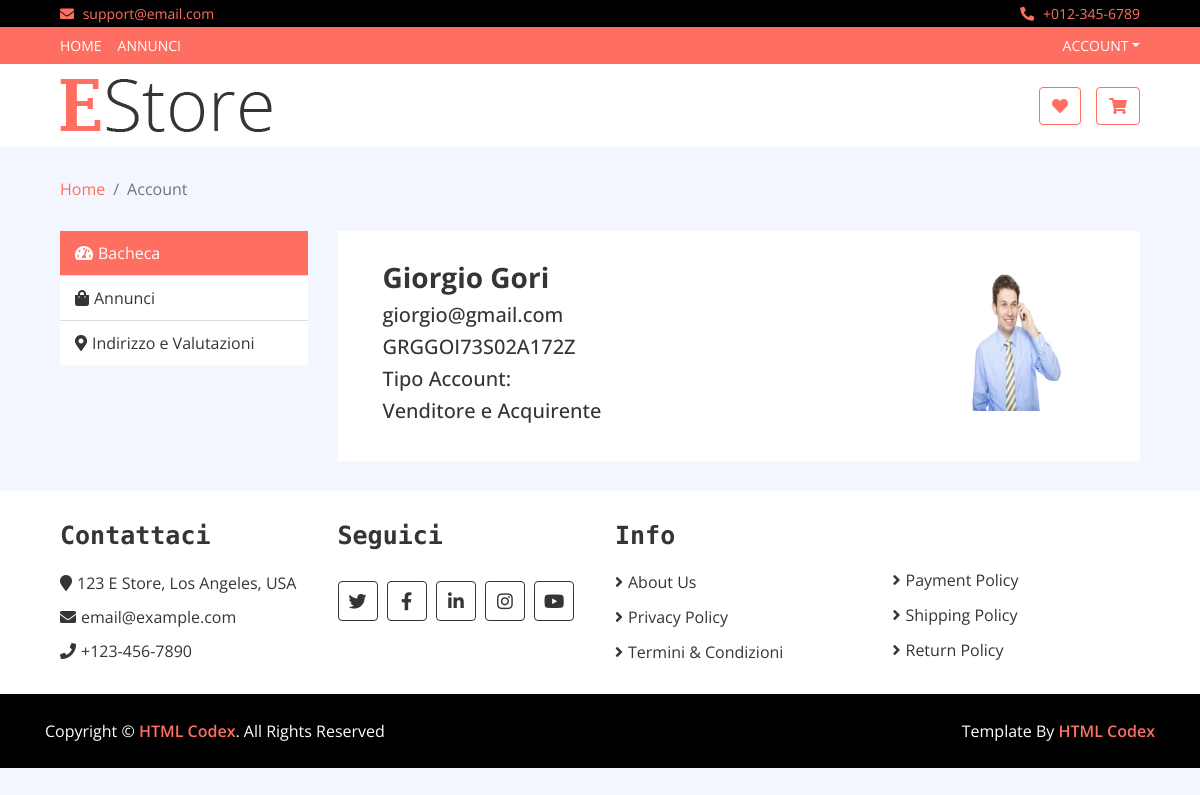
The page /my-account.php?cf=GRGGOI73S02A172Z on the database its author committed.
### tables this page shows
CREATE TABLE `utente` (
  `CF` varchar(16) NOT NULL,
  `Email` varchar(50) NOT NULL,
  `Tipo` enum('Venditore','Acquirente','Venditore e Acquirente','') NOT NULL,
  `Nome` varchar(50) NOT NULL,
  `Cognome` varchar(50) NOT NULL,
  `Immagine` varchar(500) NOT NULL,
  `Eliminato` tinyint(1) NOT NULL,
  `Via` varchar(100) NOT NULL,
  `Città` varchar(100) NOT NULL,
  `Prov` varchar(100) NOT NULL,
  `Reg` varchar(100) NOT NULL,
  `Password` varchar(128) NOT NULL
);

### backend/account-query.inc.php (called while the page is built, shortened)
<?php
  if (isset($_GET["cf"])) {
      $cf=$_GET["cf"];
  } else {
      $cf= $_SESSION["CF"];
  }
    require_once 'dbh.inc.php';
    if (isset($_POST["modprof"]) || isset($_POST["modpwd"]) || isset($_POST["delete"])) {
        require_once '../functions/functions-account-query.inc.php';
    } else {
        require_once 'functions/functions-account-query.inc.php';
    }
    $utente = fetchInfo($conn, $cf);

### functions/functions-account-query.inc.php (called while the page is built, shortened)
<?php
function fetchInfo($conn, $cf)
{
    $sql= "SELECT * FROM utente WHERE CF= ? ;";
    $stmt= mysqli_stmt_init($conn);
    if (!mysqli_stmt_prepare($stmt, $sql)) {
        exit();
    }
    mysqli_stmt_bind_param($stmt, "s", $cf);
    mysqli_stmt_execute($stmt);
    $dati= mysqli_stmt_get_result($stmt);
    if ($riga= mysqli_fetch_assoc($dati)) {
        return $riga;
    } else {
        $risultato= false;
        return $risultato;
    }
}

### my-account.php (the view, shortened to what this page needs)
<?php
if (isset($_SESSION["CF"]) || isset($_GET["cf"])) {
    include "common/header.php";
    include "backend/account-query.inc.php"; ?>
        <div class="breadcrumb-wrap">
            <div class="container-fluid">
                <ul class="breadcrumb">
                    <li class="breadcrumb-item"><a href="index.php">Home</a></li>
                    <li class="breadcrumb-item active">Account</li>
                </ul>
            </div>
        </div>
        <div class="my-account">
            <div class="container-fluid">
                <div class="row">
                    <div class="col-md-3">
                        <div class="nav flex-column nav-pills" role="tablist" aria-orientation="vertical">
                            <a class="nav-link active" id="dashboard-nav" data-toggle="pill" href="#dashboard-tab" role="tab"><i class="fa fa-tachometer-alt"></i>Bacheca</a>
                            <a class="nav-link" id="orders-nav" data-toggle="pill" href="#orders-tab" role="tab"><i class="fa fa-shopping-bag"></i>Annunci</a>
                            <a class="nav-link" id="address-nav" data-toggle="pill" href="#address-tab" role="tab"><i class="fa fa-map-marker-alt"></i>Indirizzo e Valutazioni</a>
                        </div>
                    </div>
                    <div class="col-md-9">
                        <div class="tab-content">
                            <div class="tab-pane fade show active" id="dashboard-tab" role="tabpanel" aria-labelledby="dashboard-nav">
                                <div class="col-md-12">
                                  <img src="img/<?php echo $utente["Immagine"] ?>" width="150" height="150" style="float: right">
                                  <h3><b><?php echo $utente["Nome"].' ' .$utente["Cognome"] ?></b></h3>
                                </div>
                                <div class="col-md-12" >
                                  <h5><?php echo $utente["Email"] ?></h5>
                                </div>
                                <div class="col-md-12" >
                                  <h5><?php echo $utente["CF"] ?></h5>
                                  <h5>Tipo Account:</h5>
                                  <h5><?php echo $utente["Tipo"] ?></h5>
                                </div>
                            </div>
                        </div>
                    </div>
                </div>
            </div>
        </div>
<?php
  include "common/footer.php";
} else {
    header("location: index.php");
}
?>

### css/style.css (style rules this page uses)
body { color: #353535; font-family: 'Open Sans', sans-serif; font-weight: 400; background: #f3f6ff; }
a { color: #FF6F61; }
@media (min-width: 992px) { .container-fluid { padding-right: 60px; padding-left: 60px; } }
.nav { position: relative; }
@media (min-width: 768px) { .nav, .nav .navbar { background: #FF6F61 !important; } }
.breadcrumb-wrap { position: relative; width: 100%; }
.breadcrumb-wrap .breadcrumb { margin: 0; padding: 0; background: transparent; }
.my-account { position: relative; padding: 30px 0; }
.my-account .nav.nav-pills .nav-link { padding: 10px 15px; color: #353535; background: #ffffff; border-radius: 0; border-bottom: 1px solid #dddddd; transition: all .3s; }
.my-account .nav.nav-pills .nav-link:last-child { border-bottom: none; }
.my-account .nav.nav-pills .nav-link:hover, .my-account .nav.nav-pills .nav-link.active { color: #ffffff; background: #FF6F61; }
.my-account .nav.nav-pills .nav-link i { margin-right: 5px; }
.my-account .tab-content { padding: 30px; background: #ffffff; }

### rows shown on the page
utente: Immagine (picture), Nome "Giorgio", Cognome "Gori", Email "giorgio@gmail.com", CF "GRGGOI73S02A172Z", Tipo "Venditore e Acquirente"
